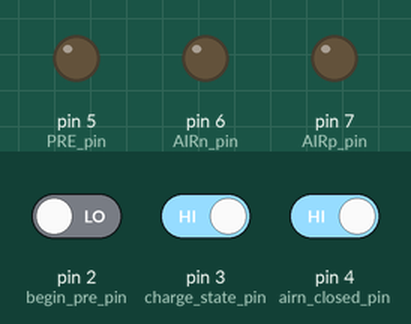
Simulated run of this sketch. Board: Arduino Uno, built with avr-gcc and run on an emulated ATmega328P. On the bench: output pins drawn as LEDs (lit = HIGH). The inputs (shaded band) are chosen by the test bench; at power-on: pin 2 (begin_pre_pin) LOW, pin 4 (airn_closed_pin) HIGH, pin 3 (charge_state_pin) HIGH.

Above: at 1.2 s.
1.3 s: pin 2 (begin_pre_pin) driven HIGH
At 2.2 s:
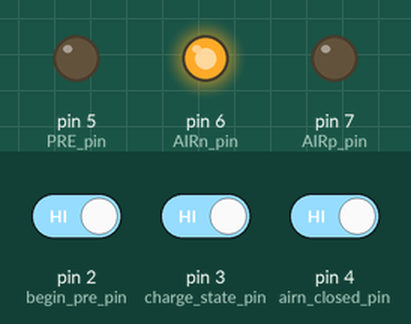
2.9 s: pin 4 (airn_closed_pin) driven LOW
At 3.4 s:
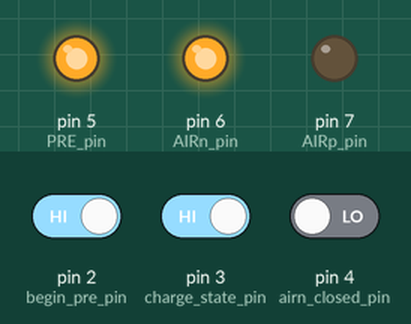
4.5 s: pin 3 (charge_state_pin) driven LOW
At 5.9 s:
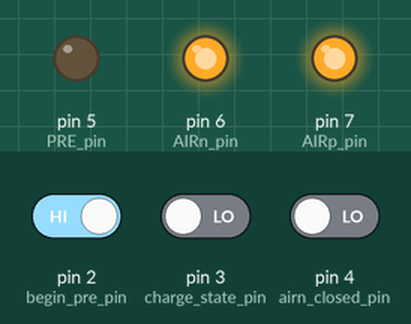
6.2 s: pin 2 (begin_pre_pin) driven LOW
At 7.2 s:
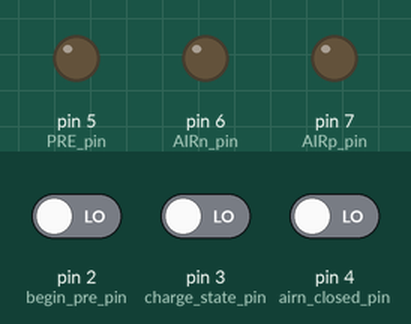
Timing chart, 0 to 8.8 s (numbered marks = the images above; inputs shaded):
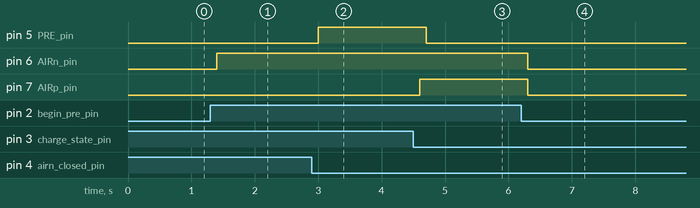

The sketch:

prechargeattiny.ino
```cpp
#define charge_state_pin 3
#define airn_closed_pin 4
#define begin_pre_pin 2


#define AIRn_pin 6
#define AIRp_pin 7
#define PRE_pin 5

void setup(){

  pinMode(charge_state_pin, INPUT);
  pinMode(airn_closed_pin, INPUT);
  pinMode(begin_pre_pin, INPUT);

  pinMode(AIRn_pin, OUTPUT);
  pinMode(AIRp_pin, OUTPUT);
  pinMode(PRE_pin, OUTPUT);

  digitalWrite(AIRn_pin, LOW);
  digitalWrite(AIRp_pin, LOW);
  digitalWrite(PRE_pin, LOW);

  Serial.begin(9600);
};

typedef enum
{
  espera, //Aguarda os 24V do shutdown
  massa,  //Fecha o air- e confirma que fechou
  precharge, //Fecha o relay do precharge
  precharge_complete,  //Fecha o air+ e espera 50ms para confirmar que o air+ esta fechado
  OHGROSSA,    //Carro a andar, air+ permanece fechado, precharge relay aberto
}estados; //maquina de estados

//char* estadosStrings[] = {"espera", "massa", "precharge", "precharge_complete", "OHGROSSA"};     //estados para print


bool AIRn = 0, AIRp = 0, PRE = 0;                               //saidas de comando
bool charge_state = 1, airn_closed = 1, begin_pre = 0;          //entradas logicas

unsigned int tempo = 0;                                         //utilizado para definir

estados EstadoAtual, ProximoEstado = espera;                    //variaveis de posicao da maquina


void readinputs()
{
  charge_state = digitalRead(charge_state_pin);
  airn_closed = digitalRead(airn_closed_pin);
  begin_pre = digitalRead(begin_pre_pin);
}


/*
//Print dos estados para debug
 void printestados()
 {
   if(EstadoAtual != ProximoEstado)
   {
     Serial.println(estadosStrings[ProximoEstado]);
   }
 }
*/

void inicio()
{
  AIRn = 0;
  AIRp = 0;
  PRE = 0;
}

void maquina()
{
  switch (EstadoAtual) {
  case espera:
  {
    if(begin_pre == 1)
    {
      ProximoEstado = massa;
    }
    break;
  }
  case massa:
  {
    if(airn_closed == 0)
    {
      ProximoEstado = precharge;
    }
    if(begin_pre == 0)
    {
      ProximoEstado = espera;
    }
    break;
  }
  case precharge:
  {
    if(charge_state == 0)
    {
      ProximoEstado = precharge_complete;
      tempo = millis();
    }
    if(begin_pre == 0)
    {
      ProximoEstado = espera;
    }
    break;
  }
  case precharge_complete:
  {
    if(millis() >= tempo + 50)
    {
      ProximoEstado = OHGROSSA;
    }
    if(begin_pre == 0)
    {
      ProximoEstado = espera;
    }
    break;
  }
  case OHGROSSA:
  {
    if(begin_pre == 0)
    {
      ProximoEstado = espera;
    }
    break;
  }
  default:
  {
    break;
  }
  }

}

void writeoutputs()
{
  digitalWrite(AIRn_pin, AIRn);
  digitalWrite(AIRp_pin, AIRp);
  digitalWrite(PRE_pin, PRE);
}

// "espera", "massa", "precharge", "precharge_complete", "OHGROSSA"    //estados

void loop(){

  inicio();
  // Serial.println(estadosStrings[ProximoEstado]);

  while(true)
  {
    readinputs();
    maquina();

    AIRn = ((EstadoAtual == massa) || (EstadoAtual == precharge)) || ((EstadoAtual == precharge_complete) || (EstadoAtual == OHGROSSA));
    AIRp = ((EstadoAtual == precharge_complete) || (EstadoAtual == OHGROSSA));
    PRE =  ((EstadoAtual == precharge) || (EstadoAtual == precharge_complete));

    // printestados();
    EstadoAtual = ProximoEstado;

    writeoutputs();
    delay(100);
  }
};
```

Measured:
- after the input at 1.3 s, pin 6 (AIRn_pin): LOW → HIGH after 0.10 s
- after the input at 2.9 s, pin 5 (PRE_pin): LOW → HIGH after 0.10 s
- after the input at 4.5 s, pin 5 (PRE_pin): HIGH → LOW after 0.20 s; pin 7 (AIRp_pin): LOW → HIGH after 0.10 s
- after the input at 6.2 s, pin 6 (AIRn_pin), pin 7 (AIRp_pin): HIGH → LOW after 0.10 s
